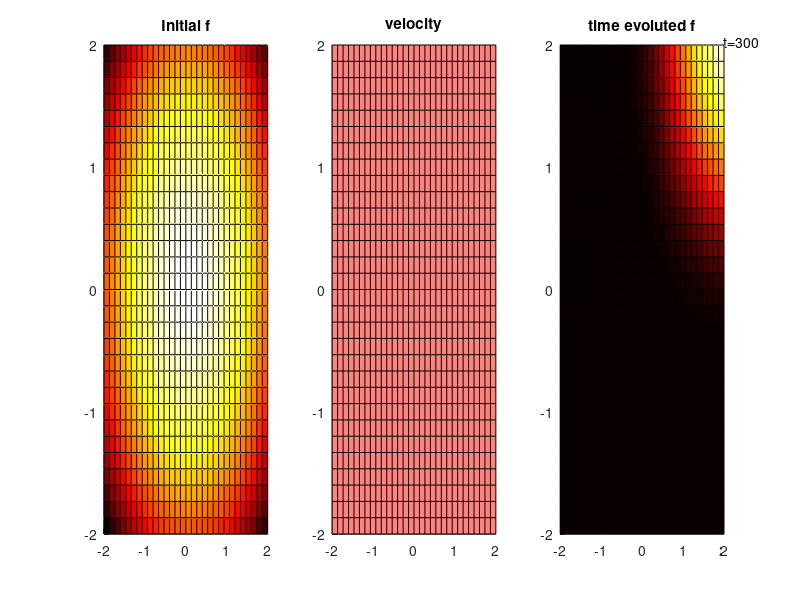

Reproduce this figure in MATLAB.
function velocity_const

clear all;
close all;

%%%%%%%%%%%%%%%%%%%%%%%%%%%%%%%%%%%%%%%%%%%%%%%%%%%%%%%%%%%%%%%%%%%
CAPTURE = false;
VIEWTOP = true;
%%%%%%%%%%%%%%%%%%%%%%%%%%%%%%%%%%%%%%%%%%%%%%%%%%%%%%%%%%%%%%%%%%%

%condition
deltaT = 0.1;
D=0.05;
xmax=2;
ymax=2;
xwidth=31;
ywidth=31;
x=linspace(-xmax,xmax,xwidth);
y=linspace(-ymax,ymax,ywidth);
diffx=diff(x);
diffy=diff(y);
dx=diffx(1);
dy=diffy(1);
[X,Y]=meshgrid(x,y);
% dix=D*deltaT/(dx)^2
% diy=D*deltaT/(dy)^2

if(CAPTURE)
    writerObj = VideoWriter('newfile.avi');
    open(writerObj);
end

%%%%%%%%%%%%%%%%%%%%%%%%%%%%%%%%%%%%%%%%%%%%%%%%%%%%%%%%%%%%%%%%%%
%firstly, compute with CIP method
gain = 1;
f = gain*(-X.^2+ -Y.^2);
fmin = min(f(:));
foffset = -1 * fmin;
f = f + foffset*ones(size(f));
[g,h] = gradient(f);

uconst = 0.2;
u = uconst*ones(size(X));

% v = 0*Y;
vconst = 0.2;
v = vconst*ones(size(Y));

vcomp = u+v;

%check CFL condition
cx = abs(u*deltaT/dx);
cy = abs(v*deltaT/dy);
if (~isempty(find(cx>=1)) || ~isempty(find(cy>= 1)))
    disp 'CFL condition not satisfied. Exit program.'
    return;
end

FigHandle = figure;
set(FigHandle, 'Position', [100, 100, 1200, 400]);

ax1 = subplot(131);
axis equal;
surf(Y,X,f);
rotate3d on;
title('Initial f');
if(VIEWTOP)
  view(2)   
end
colormap(ax1,hot);

ax2 = subplot(132);
axis equal;
colormap(ax2,spring);
surf(Y,X,vcomp);
rotate3d on;
title('velocity');
if(VIEWTOP)
  view(2)   
end

ax3 = subplot(133);
axis equal;
title('elapsed f');
rotate3d on;
if(VIEWTOP)
  view(2)   
end
colormap(ax3,hot);

for step = 1:300
    for j=2:ywidth
        for i=2:xwidth
            c30(i,j) = ((g(i-1,j) + g(i,j))*dx -2*(f(i,j)-f(i-1,j)))/(dx^3);
            c03(i,j) = ((h(i,j-1) + h(i,j))*dy -2*(f(i,j)-f(i,j-1)))/(dy^3);
            
            c20(i,j) = (3*(f(i-1,j)-f(i,j)) + 2*(g(i-1,j)+2*g(i,j))*dx)/(dx^2);
            c02(i,j) = (3*(f(i,j-1)-f(i,j)) + 2*(h(i,j-1)+2*h(i,j))*dy)/(dy^2);
            
            a(i,j) = f(i,j)-f(i,j-1)-f(i-1,j)+f(i-1,j-1);
            b(i,j) = h(i-1,j) - h(i,j);
            
            c12(i,j) = (-a(i,j)-b(i,j)*dy)/(dx*dy^2);
            c21(i,j) = (-a(i,j)-(g(i,j-1)-g(i,j))*dx)/(dx^2*dy);
            
            c11(i,j) = (-b(i,j) + c21(i,j)*dx^2)/dx;
            
            c10(i,j) = g(i,j);
            
            c01(i,j) = h(i,j);
            
            c00(i,j) = f(i,j);
            
            gzai = -u(i,j)*(deltaT);
            eta = -v(i,j)*(deltaT);
            
            F(i,j) = ...
                ((c30(i,j)*gzai + c21(i,j)*eta + c20(i,j))*gzai + c11(i,j)*eta + c10(i,j))*gzai +...
                ((c03(i,j)*eta + c12(i,j)*gzai + c02(i,j))*eta + c01(i,j))*eta +...
                c00(i,j);
        end
    end
    %     surf(X,Y,F); %this swaps X and Y axes.
    % Somehow, matrix definition and axis direction swaps. sad though.
    surf(Y,X,F);
    title('time evoluted f');
    if(VIEWTOP)
      view(2)   
    end
    msg = sprintf('t=%d \n',step);
    text(xmax,ymax,msg);
    colormap(hot);
    drawnow;
    
    if(CAPTURE)
        frame = getframe(gcf);
        writeVideo(writerObj, frame);
    end
    
    f = F;
    [g,h] = gradient(f);    
end

%%%%%%%%%%%%%%%%%%%%%%%%%%%%%%%%%%%%%%%%%%%%%%%%%%%%%%%%%%%%%%%%%%
%secondly, compute with ...




%%%%%%%%%%%%%%%%%%%%%%%%%%%%%%%%%%%%%%%%%%%%%%%%%%%%%%%%%%%%%%%%%%
%finally, ....



if(CAPTURE)
    close(writerObj);
end

end